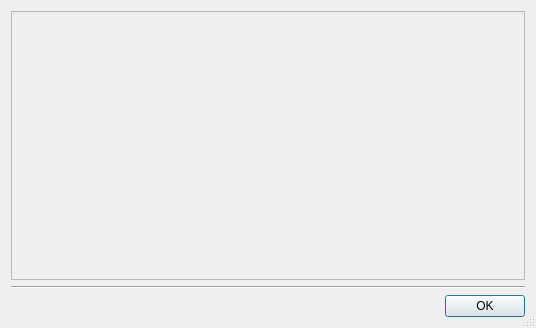
<?xml version="1.0" encoding="UTF-8"?>
<ui version="4.0">
 <class>AboutDialog</class>
 <widget class="QDialog" name="AboutDialog">
  <property name="geometry">
   <rect>
    <x>0</x>
    <y>0</y>
    <width>536</width>
    <height>328</height>
   </rect>
  </property>
  <property name="sizePolicy">
   <sizepolicy hsizetype="MinimumExpanding" vsizetype="MinimumExpanding">
    <horstretch>0</horstretch>
    <verstretch>0</verstretch>
   </sizepolicy>
  </property>
  <property name="minimumSize">
   <size>
    <width>400</width>
    <height>270</height>
   </size>
  </property>
  <property name="windowTitle">
   <string>About...</string>
  </property>
  <property name="sizeGripEnabled">
   <bool>true</bool>
  </property>
  <property name="modal">
   <bool>true</bool>
  </property>
  <layout class="QVBoxLayout" name="verticalLayout_2">
   <item>
    <widget class="QScrollArea" name="scrollArea">
     <property name="widgetResizable">
      <bool>true</bool>
     </property>
     <widget class="QWidget" name="scrollAreaWidgetContents">
      <property name="geometry">
       <rect>
        <x>0</x>
        <y>0</y>
        <width>518</width>
        <height>276</height>
       </rect>
      </property>
     </widget>
    </widget>
   </item>
   <item>
    <widget class="Line" name="line">
     <property name="orientation">
      <enum>Qt::Horizontal</enum>
     </property>
    </widget>
   </item>
   <item>
    <widget class="QDialogButtonBox" name="buttonBox">
     <property name="orientation">
      <enum>Qt::Horizontal</enum>
     </property>
     <property name="standardButtons">
      <set>QDialogButtonBox::Ok</set>
     </property>
    </widget>
   </item>
  </layout>
 </widget>
 <resources/>
 <connections>
  <connection>
   <sender>buttonBox</sender>
   <signal>accepted()</signal>
   <receiver>AboutDialog</receiver>
   <slot>accept()</slot>
   <hints>
    <hint type="sourcelabel">
     <x>248</x>
     <y>254</y>
    </hint>
    <hint type="destinationlabel">
     <x>157</x>
     <y>274</y>
    </hint>
   </hints>
  </connection>
  <connection>
   <sender>buttonBox</sender>
   <signal>rejected()</signal>
   <receiver>AboutDialog</receiver>
   <slot>reject()</slot>
   <hints>
    <hint type="sourcelabel">
     <x>316</x>
     <y>260</y>
    </hint>
    <hint type="destinationlabel">
     <x>286</x>
     <y>274</y>
    </hint>
   </hints>
  </connection>
 </connections>
</ui>
